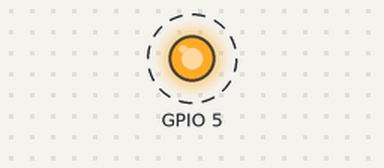
Bench run of a program on a simulated ESP32 board running MicroPython. Shown: output pins drawn as LEDs (lit = HIGH). Dashed ring = blinking.

Above: at 0.8 s.
Timing chart, 0 to 3.6 s (numbered marks = the images above):
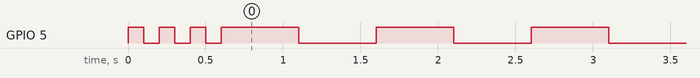

The program:

z_beep.py
```python
from machine import Pin
import time

class ZL_BEEP(object):
    def __init__(self, PIN_beep=5):
        self.PIN_beep = PIN_beep                    # 蜂鸣器连接引脚
        self.beep_pin = Pin(self.PIN_beep, Pin.OUT) # 蜂鸣器初始化并设置为输出模式

    # 蜂鸣器响
    def beep_on(self):
        self.beep_pin.value(1)                      # 蜂鸣器响

    # 蜂鸣器不响
    def beep_off(self):
        self.beep_pin.value(0)                      # 蜂鸣器不响

    # 间接发出响声，c代表名叫次数，x代表间接的时间，单位为秒
    def beep_on_times(self, c=3, x=0.1):
        for i in range(c):                          # 循环执行
            self.beep_on()                          # 蜂鸣器响
            time.sleep(x)                           # 延时
            self.beep_off()                         # 蜂鸣器不响
            time.sleep(x)                           # 延时

# 程序入口
if __name__ == '__main__':
    beep = ZL_BEEP()                                # 实例化一个beep对象
    beep.beep_on_times()                            # 蜂鸣器响3声
    try:
        while 1:                                    # 无限循环
            beep.beep_on_times(10, 0.5)             # 循环执行蜂鸣器
    except:                                         # 异常处理
        beep.beep_off()                             # 程序异常时蜂鸣器不响
```

Measured:
- by itself, GPIO 5: repeats every 0.20 s: HIGH 0.10 s, LOW 0.10 s
